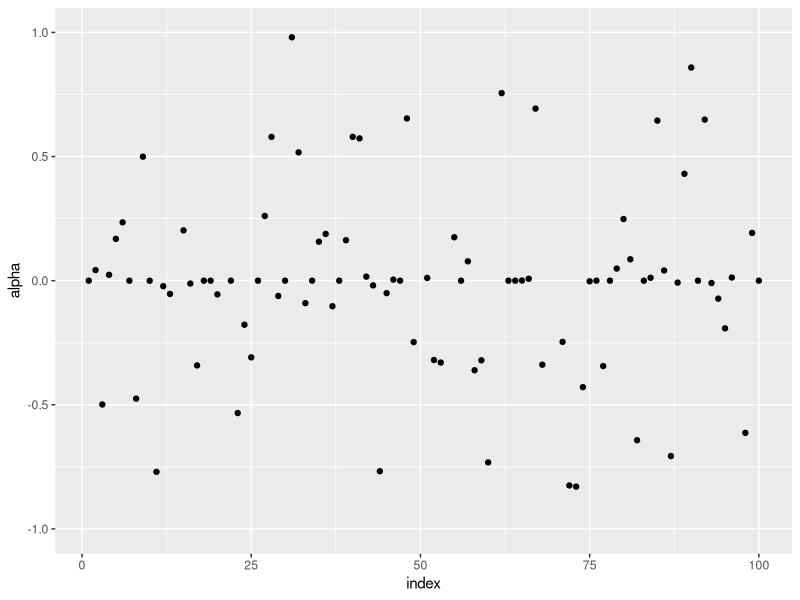
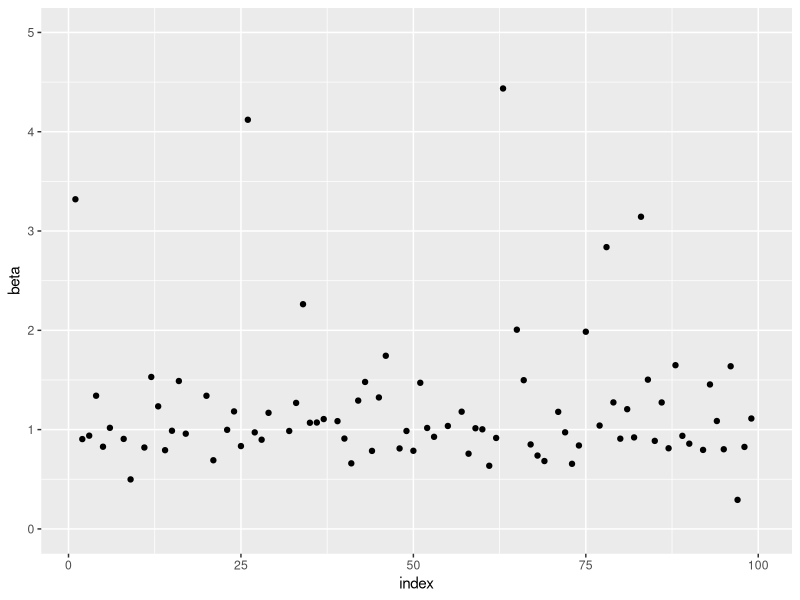
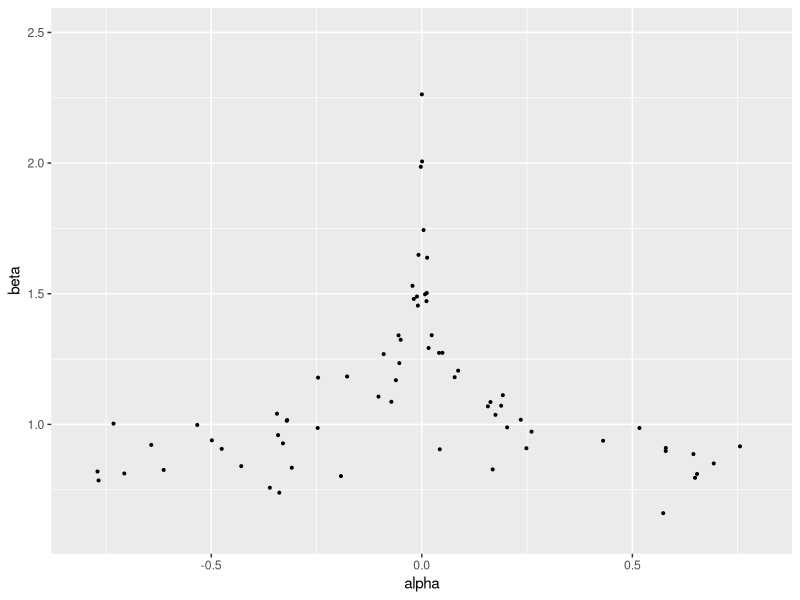

Write the R code that produced these figures, in order.
library("tidyverse")
x_icount <- 10
n <- 100
x_i <- 1:x_icount
a_nul <- 0
beta_nul <- 1
p_waldtest_a <- rep(0,n)
p_waldtest_b <- rep(0,n)
conff1b <- matrix(nrow=n, ncol=2)
conff1a <- matrix(nrow=n, ncol=2)
limits <- rep(0,n)
errors <- rep(0,n)
betahat <- rep(0,n)
ahat <- rep(0,n)
bstar <- 2
resulthypotese <- rep(0,n)
crit = pchisq(0.05,df=2,lower.tail = FALSE)
beta <- function(b,c1,c2 = 0) {
  b ^ (c1 * x_i + c2)
}

for (ii in 1:n) {
  yi <- rnorm(x_icount, mean=0, sd=1)
  likelihood <- function(a,b) {
    1 / sqrt(2*pi)^x_icount * prod(exp (( a * b ^x_i -yi)^2)/2)
  }
  
  s <- function(b) {
    a <- sum(yi)/sum(beta(b,1,0))
    - sum( a^2 * beta(b,2,-1) * x_i)  +  sum(a * x_i * beta(b,1,-1) * yi)
  }
  
  i <- function(b) {
    a <- sum(yi)/sum(beta(b,1))
    ma <- sum(a ^ 2 * 2 * (x_i-1) * beta(b,2,-2) * x_i)-sum(a ^ 2 * x_i * (x_i-1) * beta(b,2,-2))
    ma^(-1)
  }
  
  intim <- function(b, funk1, funk2) {
    score <- funk1 
    fish <- funk2 
    bk <- b
    itt <-0
    itt1 <- 0
    itt2 <- 0 
    while(abs(score(bk) * fish(bk))>0.001) {
      itt<- itt + 1
      bk = bk + fish(bk) * score(bk)
      if (!is.finite(score(bk))==TRUE | !is.finite((fish(bk)))==TRUE) {
        cat("ERROR!", "\n")
        itt2 <- 1
        break
      }
      if (itt>5000) {
        cat("break", "\n")
        itt1 <- 1
        break(intim)
      }
    }
    c(bk,itt, itt1, itt2)
  }
  resultatintim <- intim(bstar, s, i)
  betahat[ii] <-  resultatintim[1] 
  ahat[ii] <- sum(yi)/sum(beta(betahat[ii],1,0))
  lmle <- likelihood(ahat[ii],betahat[ii])
  
  lognorm <- function(a,b) {
    -2*log(likelihood(a,b)/lmle)
  }
  
  resulthypotese[ii] <- lognorm(ahat[ii], beta_nul)<=crit
  j22y <- 1 / (sum(ahat[ii] * (2 * x_i - 1) * beta(betahat[ii],2,-1) * x_i) -sum(ahat[ii] * x_i *(x_i - 1)* beta(betahat[ii], 1, 0 ) * yi))
  j11y <- 1 / (sum(beta(betahat[ii],2,0)))
  waldtesta <- ((ahat[ii]-a_nul)^2)/ j11y
  p_waldtest_a[ii] <- 2*pnorm(abs(waldtesta), lower.tail = FALSE)
  waldtestb <- (betahat[ii]-beta_nul) ^ 2 / j22y
  p_waldtest_b[ii] <- 2*pnorm(abs(waldtestb), lower.tail = FALSE)
  conff1b[ii,1] <- betahat[ii] - 1.96 * sqrt(abs(j22y))
  conff1b[ii,2] <- betahat[ii] + 1.96 * sqrt(abs(j22y))
  conff1a[ii,1] <- ahat[ii] - 1.96 * sqrt(abs(j11y))
  conff1a[ii,2] <- ahat[ii] + 1.96 * sqrt(abs(j11y))
  limits[ii] <- resultatintim[3]
  errors[ii] <- resultatintim[4]
  cat("Iteration=", ii, "Limits=", sum(limits),  "Errors=",sum(errors) , "\n") 
}
cat("Hvilke ahat waldtest ligger inde for confidence intervallet", "\n")
confresula <- which(conff1a[,1] < a_nul & conff1a[,2] > a_nul); confresula
length(confresula)
cat("Hvilke betahat waldtest ligger inde for confidence intervallet", "\n")
confresulb <- which(conff1b[,1] < beta_nul & conff1b[,2] > beta_nul); confresulb
length(confresulb)
cat("Number of accepted H0 hypothesis", "\n")
sum(resulthypotese)
ahat_plot <- data.frame(x=1:n, y= ahat)
betahat_plot <- data.frame(x=1:n, y= betahat)
ahat_betahat <- data.frame(x= ahat, y=betahat)
ggplot(ahat_plot, aes(x,y)) +
  geom_point() + 
  scale_y_continuous(limits=c(-1,1)) + 
  labs(x = "index", y= "alpha")
ggplot(betahat_plot, aes(x,y)) +
  geom_point() +
  scale_y_continuous(limits=c(0,5)) +
  labs(x = "index", y= "beta")
ggplot(ahat_betahat, aes(x,y)) +
  geom_point(size = 0.7) + 
  scale_y_continuous(limits=c(0.6,2.5)) +
  scale_x_continuous(limits=c(-0.8,0.8)) + 
  labs(x = "alpha", y= "beta")
